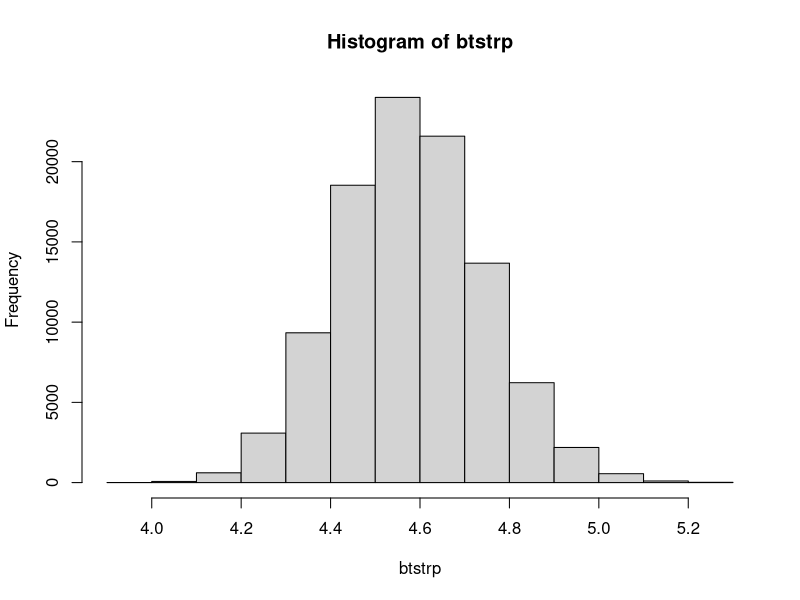
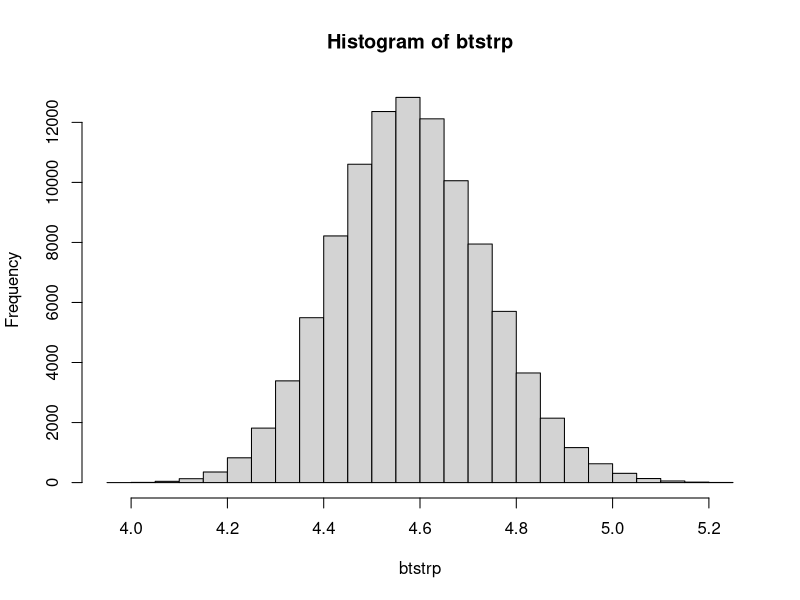

R code for these plots, in order:
##### exponential_bootstrap.r

### get nerve data
nerve = read.csv("nerve.csv",header=T)[,1]
n = length(nerve)
xbar = mean(nerve)
lambda.mle = 1/xbar # MLE for lambda

### parametric bootstrap
B = 100000          # number of bootstrap samples
btstrp = rep(0,B)   # for bootstrap estimates

for (i in 1:B) btstrp[i] = 1/mean(rexp(n,lambda.mle))
cat("bootstrap mean =",mean(btstrp),"st. error =",sd(btstrp),"\n")
hist(btstrp)

### get 95% confidence intervals and compare  
quantile(btstrp,c(0.025,0.975))
c(1/mean(nerve)-1.96*sd(btstrp),1/mean(nerve)+1.96*sd(btstrp))


### nonparametric bootstrap
for (i in 1:B) btstrp[i] = 1/mean(sample(nerve,replace=TRUE))
cat("bootstrap mean =",mean(btstrp),"st. error =",sd(btstrp),"\n")
hist(btstrp)

### get 95% confidence intervals and compare  
quantile(btstrp,c(0.025,0.975))
c(1/mean(nerve)-1.96*sd(btstrp),1/mean(nerve)+1.96*sd(btstrp))



#####

